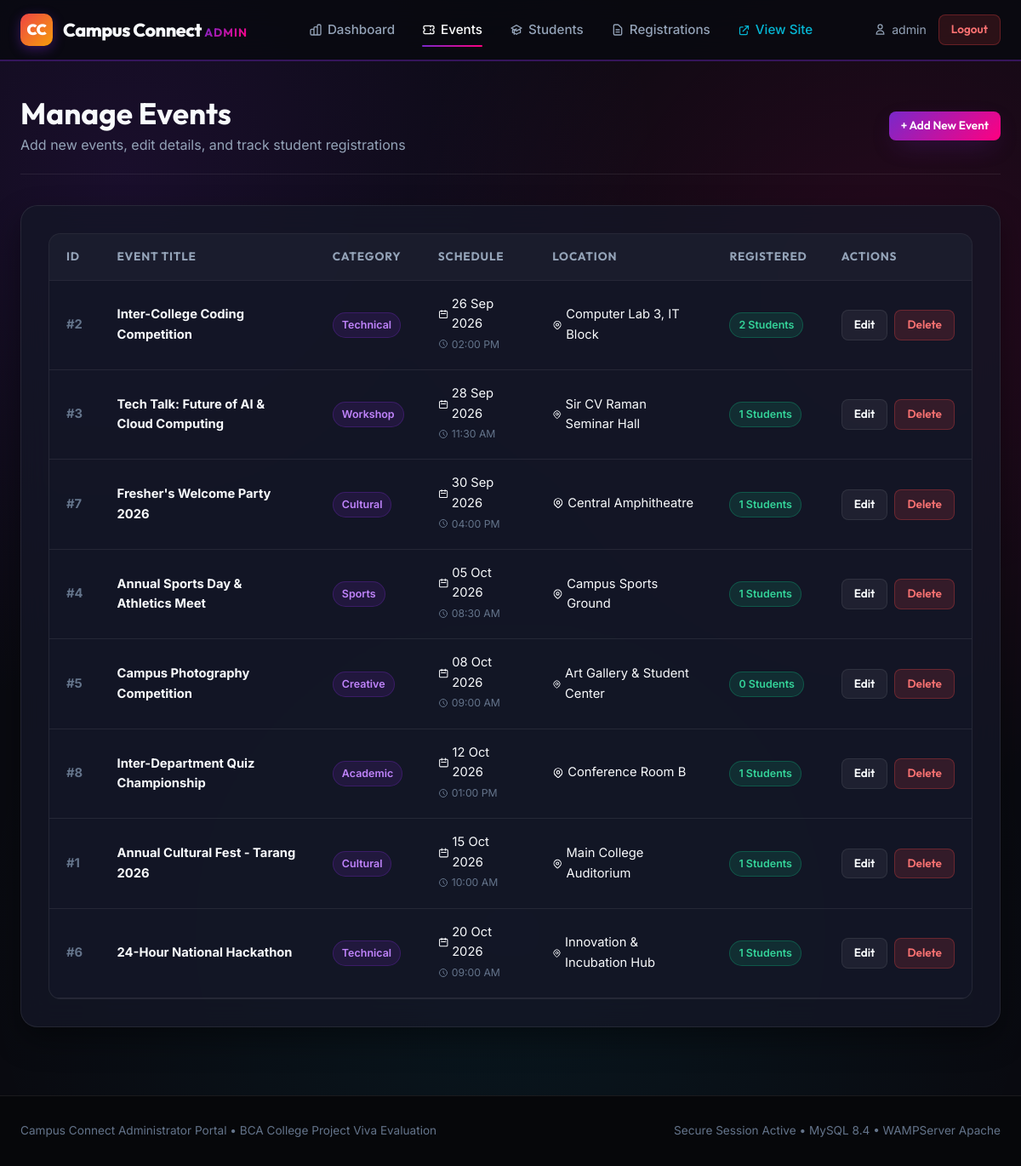
Page /admin/events.php (signed in) on the committed database.
### tables this page shows
CREATE TABLE `events` (
    `id` INT AUTO_INCREMENT PRIMARY KEY,
    `title` VARCHAR(200) NOT NULL,
    `description` TEXT,
    `event_date` DATE NOT NULL,
    `event_time` TIME NOT NULL,
    `location` VARCHAR(200),
    `category` VARCHAR(100),
    `image` VARCHAR(255),
    `created_at` TIMESTAMP DEFAULT CURRENT_TIMESTAMP
);

### admin/events.php (the view, shortened to what this page needs)
<?php
require_once "../config/database.php";
$sql = "
    SELECT e.*, COUNT(r.id) AS reg_count
    FROM events e
    LEFT JOIN registrations r ON e.id = r.event_id
    GROUP BY e.id
    ORDER BY e.event_date ASC
";
$result = $conn->query($sql);
$events = [];
if ($result) {
    while ($row = $result->fetch_assoc()) {
        $events[] = $row;
    }
}
require_once "header.php";
?>
<section class="dashboard-wrapper">
    <div class="container">
        <div class="dashboard-header">
            <div class="welcome-text">
                <h2>Manage Events</h2>
                <p>Add new events, edit details, and track student registrations</p>
            </div>
            <div class="dashboard-nav">
                <a href="add_event.php" class="btn btn-primary btn-sm">
                    + Add New Event
                </a>
            </div>
        </div>
        <div class="glass-card" style="padding: 32px;">
            <?php if (!empty($events)): ?>
                <div class="table-responsive">
                    <table class="data-table">
                        <thead>
                            <tr>
                                <th>ID</th>
                                <th>Event Title</th>
                                <th>Category</th>
                                <th>Schedule</th>
                                <th>Location</th>
                                <th>Registered</th>
                                <th>Actions</th>
                            </tr>
                        </thead>
                        <tbody>
                            <?php foreach ($events as $ev): ?>
                                <tr>
                                    <td style="color: var(--text-dim); font-weight: 700;">#<?php echo $ev['id']; ?></td>
                                    <td>
                                        <strong><?php echo htmlspecialchars($ev['title']); ?></strong>
                                    </td>
                                    <td>
                                        <span class="badge badge-info"><?php echo htmlspecialchars($ev['category']); ?></span>
                                    </td>
                                    <td>
                                        <span style="display: inline-flex; align-items: center; gap: 4px;">
                                            <svg width="14" height="14" fill="none" stroke="currentColor" viewBox="0 0 24 24"><path stroke-linecap="round" stroke-linejoin="round" stroke-width="2" d="M8 7V3m8 4V3m-9 8h10M5 21h14a2 2 0 002-2V7a2 2 0 00-2-2H5a2 2 0 00-2 2v12a2 2 0 002 2z"/></svg>
                                            <?php echo date("d M Y", strtotime($ev['event_date'])); ?>
                                        </span><br>
                                        <small style="color: var(--text-dim); display: inline-flex; align-items: center; gap: 4px; margin-top: 2px;">
                                            <svg width="12" height="12" fill="none" stroke="currentColor" viewBox="0 0 24 24"><path stroke-linecap="round" stroke-linejoin="round" stroke-width="2" d="M12 8v4l3 3m6-3a9 9 0 11-18 0 9 9 0 0118 0z"/></svg>
                                            <?php echo date("h:i A", strtotime($ev['event_time'])); ?>
                                        </small>
                                    </td>
                                    <td>
                                        <span style="display: inline-flex; align-items: center; gap: 4px;">
                                            <?php echo htmlspecialchars($ev['location']); ?>
                                        </span>
                                    </td>
                                    <td>
                                        <span class="badge badge-success">
                                            <?php echo $ev['reg_count']; ?> Students
                                        </span>
                                    </td>
                                    <td>
                                        <div style="display: flex; gap: 8px;">
                                            <a href="edit_event.php?id=<?php echo $ev['id']; ?>" class="btn btn-outline btn-sm">
                                                Edit
                                            </a>
                                            <a href="delete_event.php?id=<?php echo $ev['id']; ?>"
                                               class="btn btn-danger btn-sm"
                                               onclick="return confirm('Are you sure you want to delete this event? All associated student registrations will also be removed.');">
                                                Delete
                                            </a>
                                        </div>
                                    </td>
                                </tr>
                            <?php endforeach; ?>
                        </tbody>
                    </table>
                </div>
            <?php endif; ?>
        </div>
    </div>
</section>
<?php require_once "footer.php"; ?>

### assets/css/style.css (style rules this page uses)
:root { --bg-dark: #090a10; --bg-card: rgba(20, 23, 39, 0.75); --bg-card-hover: rgba(28, 32, 54, 0.85); --bg-input: rgba(15, 17, 30, 0.8); --border-color: rgba(255, 255, 255, 0.08); --border-hover: rgba(168, 85, 247, 0.4); --primary-gradient: linear-gradient(135deg, #7928ca 0%, #ff0080 100%); --primary-purple: #7928ca; --primary-pink: #ff0080; --accent-yellow: #facc15; --accent-cyan: #06b6d4; --accent-green: #10b981; --accent-red: #ef4444; --text-main: #f8fafc; --text-muted: #94a3b8; --text-dim: #64748b; --font-heading: 'Outfit', -apple-system, BlinkMacSystemFont, sans-serif; --font-body: 'Inter', -apple-system, BlinkMacSystemFont, sans-serif; --radius-sm: 8px; --radius-md: 14px; --radius-lg: 20px; --radius-pill: 9999px; --shadow-glow: 0 10px 30px -10px rgba(121, 40, 202, 0.4); --shadow-card: 0 15px 35px rgba(0, 0, 0, 0.4); --transition: all 0.25s cubic-bezier(0.4, 0, 0.2, 1); }
*, *::before, *::after { box-sizing: border-box; margin: 0; padding: 0; }
html { scroll-behavior: smooth; }
body { background-color: var(--bg-dark); color: var(--text-main); font-family: var(--font-body); font-size: 16px; line-height: 1.6; min-height: 100vh; display: flex; flex-direction: column; overflow-x: hidden; background-image: radial-gradient(circle at 12% 15%, rgba(121, 40, 202, 0.15) 0%, transparent 40%), radial-gradient(circle at 88% 25%, rgba(255, 0, 128, 0.12) 0%, transparent 40%), radial-gradient(circle at 50% 80%, rgba(6, 182, 212, 0.08) 0%, transparent 50%); background-attachment: fixed; }
h1, h2, h3, h4, h5, h6 { font-family: var(--font-heading); color: var(--text-main); font-weight: 700; line-height: 1.2; }
a { color: inherit; text-decoration: none; transition: var(--transition); }
.container { width: 100%; max-width: 1240px; margin: 0 auto; padding: 0 24px; }
.glass-card { background: var(--bg-card); backdrop-filter: blur(16px); -webkit-backdrop-filter: blur(16px); border: 1px solid var(--border-color); border-radius: var(--radius-lg); box-shadow: var(--shadow-card); transition: var(--transition); }
.btn { display: inline-flex; align-items: center; justify-content: center; gap: 8px; padding: 10px 22px; border-radius: var(--radius-pill); font-family: var(--font-heading); font-size: 0.95rem; font-weight: 600; cursor: pointer; border: none; transition: var(--transition); text-align: center; }
.btn-primary { background: var(--primary-gradient); color: #ffffff; box-shadow: var(--shadow-glow); }
.btn-outline { background: rgba(255, 255, 255, 0.05); border: 1px solid var(--border-color); color: var(--text-main); }
.btn-sm { padding: 6px 14px; font-size: 0.85rem; border-radius: var(--radius-sm); }
.btn-danger { background: rgba(239, 68, 68, 0.15); border: 1px solid rgba(239, 68, 68, 0.3); color: #f87171; }
.dashboard-wrapper { padding: 40px 0 80px; }
.dashboard-header { display: flex; align-items: center; justify-content: space-between; flex-wrap: wrap; gap: 16px; margin-bottom: 36px; padding-bottom: 20px; border-bottom: 1px solid var(--border-color); }
.welcome-text h2 { font-size: 2.2rem; margin-bottom: 4px; }
.welcome-text p { color: var(--text-muted); }
.dashboard-nav { display: flex; gap: 12px; flex-wrap: wrap; }
.table-responsive { overflow-x: auto; border-radius: var(--radius-md); border: 1px solid var(--border-color); background: var(--bg-card); }
.data-table { width: 100%; border-collapse: collapse; text-align: left; }
.data-table th { background: rgba(255, 255, 255, 0.03); padding: 16px 20px; font-family: var(--font-heading); font-size: 0.85rem; font-weight: 700; color: var(--text-muted); text-transform: uppercase; letter-spacing: 0.8px; border-bottom: 1px solid var(--border-color); }
.data-table td { padding: 16px 20px; font-size: 0.92rem; color: var(--text-main); border-bottom: 1px solid var(--border-color); }
.badge { display: inline-block; padding: 4px 10px; border-radius: var(--radius-pill); font-size: 0.78rem; font-weight: 600; }
.badge-success { background: rgba(16, 185, 129, 0.15); color: #34d399; border: 1px solid rgba(16, 185, 129, 0.3); }
.badge-info { background: rgba(121, 40, 202, 0.15); color: #c084fc; border: 1px solid rgba(121, 40, 202, 0.3); }

### rows in the picture
events: id "2", title "Inter-College Coding Competition", category "Technical", event_date "26 Sep 2026", event_time "02:00 PM", location "Computer Lab 3, IT Block", reg_count "2"
events: id "3", title "Tech Talk: Future of AI & Cloud Computing", category "Workshop", event_date "28 Sep 2026", event_time "11:30 AM", location "Sir CV Raman Seminar Hall", reg_count "1"
events: id "7", title "Fresher's Welcome Party 2026", category "Cultural", event_date "30 Sep 2026", event_time "04:00 PM", location "Central Amphitheatre", reg_count "1"
events: id "4", title "Annual Sports Day & Athletics Meet", category "Sports", event_date "05 Oct 2026", event_time "08:30 AM", location "Campus Sports Ground", reg_count "1"
events: id "5", title "Campus Photography Competition", category "Creative", event_date "08 Oct 2026", event_time "09:00 AM", location "Art Gallery & Student Center", reg_count "0"
events: id "8", title "Inter-Department Quiz Championship", category "Academic", event_date "12 Oct 2026", event_time "01:00 PM", location "Conference Room B", reg_count "1"
events: id "1", title "Annual Cultural Fest - Tarang 2026", category "Cultural", event_date "15 Oct 2026", event_time "10:00 AM", location "Main College Auditorium", reg_count "1"
events: id "6", title "24-Hour National Hackathon", category "Technical", event_date "20 Oct 2026", event_time "09:00 AM", location "Innovation & Incubation Hub", reg_count "1"

### other values in the picture
$_SESSION['admin_username'] "admin"
